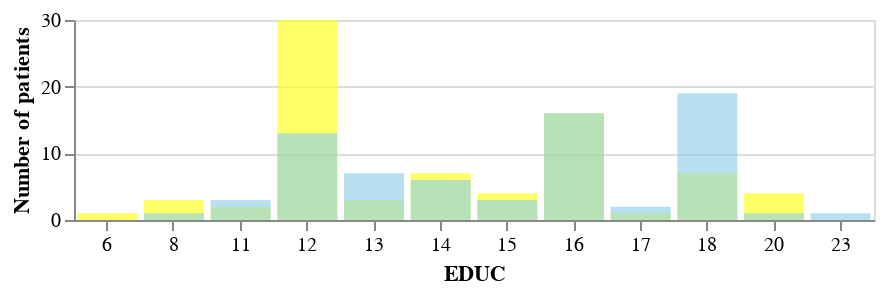

Here is the notebook cell this chart was saved with:
### Code cell
# EDUC vs Group 1
EG = df.groupby(['Group','EDUC']).size().reset_index()
EG.columns = ['Group',	'EDUC',	'Number of patients']

alt.Chart(EG).mark_bar(
    opacity=0.6
).encode(
    alt.X('EDUC:O', axis=alt.Axis(labelAngle=0)),
    alt.Y('Number of patients:Q', stack=None),
    color = alt.Color('Group:N', scale=alt.Scale(
        domain = ['Demented', 'Nondemented'], 
        range = ['yellow', 'skyblue']), 
        legend=None)
).properties(width=400, height=100)

### Figure 1 — Vega-Lite specification as saved in the notebook (floating-point values rounded to 4 significant figures)
{"config": {"view": {"continuousWidth": 400, "continuousHeight": 300}}, "data": {"name": "data-377dab80031baa023fa4eb2f112d0873"}, "mark": {"type": "bar", "opacity": 0.6}, "encoding": {"color": {"type": "nominal", "field": "Group", "legend": null, "scale": {"domain": ["Demented", "Nondemented"], "range": ["yellow", "skyblue"]}}, "x": {"type": "ordinal", "axis": {"labelAngle": 0}, "field": "EDUC"}, "y": {"type": "quantitative", "field": "Number of patients", "stack": null}}, "height": 100, "width": 400, "$schema": "https://vega.github.io/schema/vega-lite/v4.8.1.json", "datasets": {"data-377dab80031baa023fa4eb2f112d0873": [{"Group": "Demented", "EDUC": 6, "Number of patients": 1}, {"Group": "Demented", "EDUC": 8, "Number of patients": 3}, {"Group": "Demented", "EDUC": 11, "Number of patients": 2}, {"Group": "Demented", "EDUC": 12, "Number of patients": 30}, {"Group": "Demented", "EDUC": 13, "Number of patients": 3}, {"Group": "Demented", "EDUC": 14, "Number of patients": 7}, {"Group": "Demented", "EDUC": 15, "Number of patients": 4}, {"Group": "Demented", "EDUC": 16, "Number of patients": 16}, {"Group": "Demented", "EDUC": 17, "Number of patients": 1}, {"Group": "Demented", "EDUC": 18, "Number of patients": 7}, {"Group": "Demented", "EDUC": 20, "Number of patients": 4}, {"Group": "Nondemented", "EDUC": 8, "Number of patients": 1}, {"Group": "Nondemented", "EDUC": 11, "Number of patients": 3}, {"Group": "Nondemented", "EDUC": 12, "Number of patients": 13}, {"Group": "Nondemented", "EDUC": 13, "Number of patients": 7}, {"Group": "Nondemented", "EDUC": 14, "Number of patients": 6}, {"Group": "Nondemented", "EDUC": 15, "Number of patients": 3}, {"Group": "Nondemented", "EDUC": 16, "Number of patients": 16}, {"Group": "Nondemented", "EDUC": 17, "Number of patients": 2}, {"Group": "Nondemented", "EDUC": 18, "Number of patients": 19}, {"Group": "Nondemented", "EDUC": 20, "Number of patients": 1}, {"Group": "Nondemented", "EDUC": 23, "Number of patients": 1}]}}
